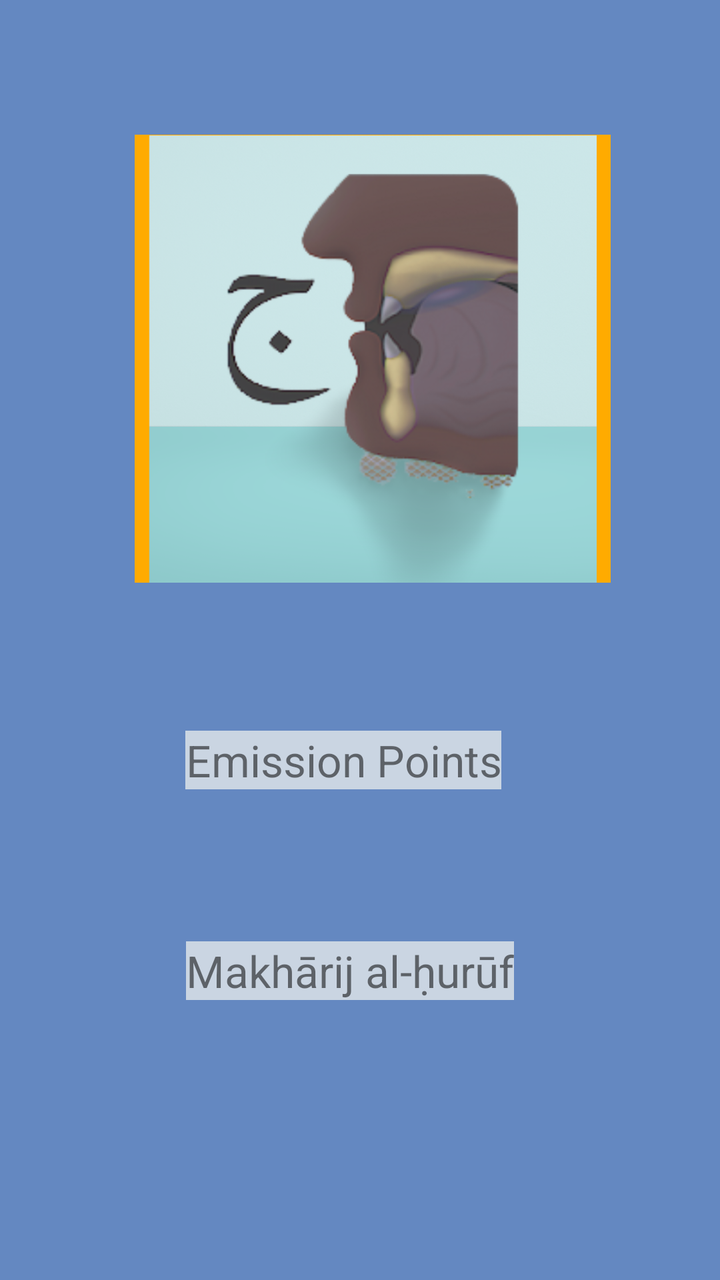
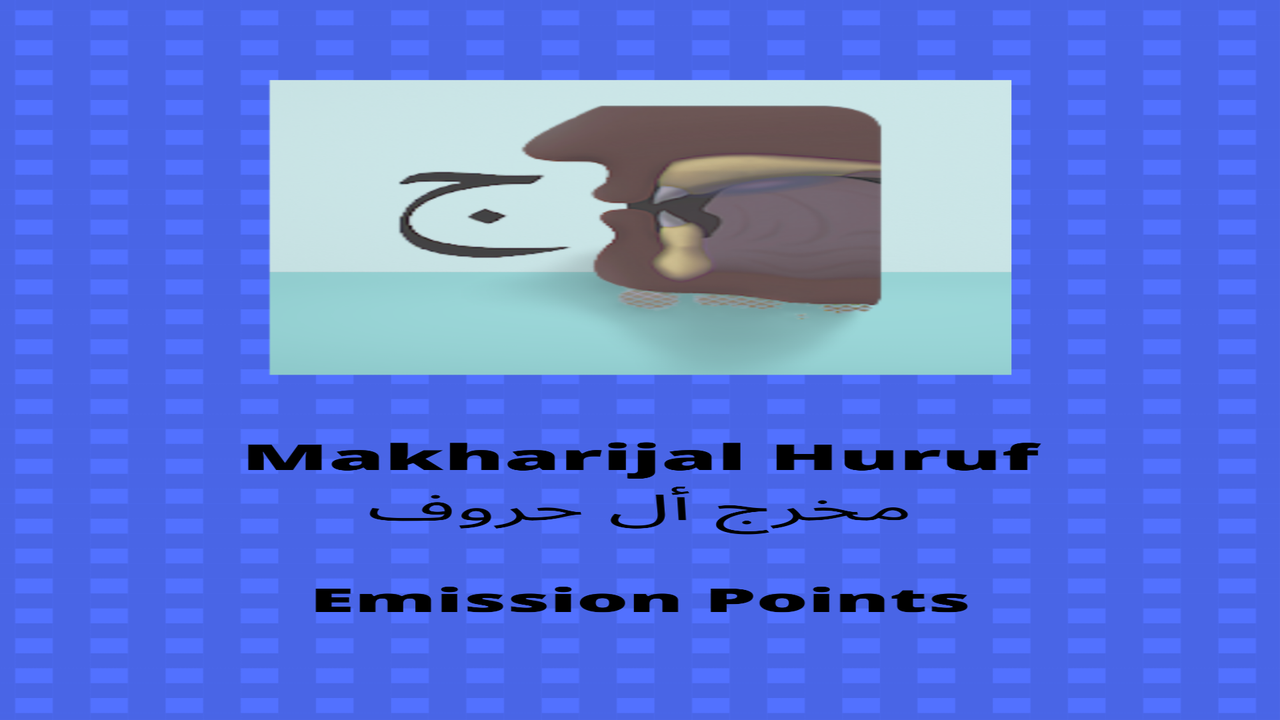

First picture: res/layout/ on a phone held upright. Second picture: the repository's own variant of that layout, on a device whose configuration matches the variant's folder. Source for both follows.
<!-- AndroidManifest.xml: application theme Theme.Task3EmissionPoints -->
<!-- res/layout/activity_splash.xml -->
<?xml version="1.0" encoding="utf-8"?>
<androidx.constraintlayout.widget.ConstraintLayout xmlns:android="http://schemas.android.com/apk/res/android"
    xmlns:app="http://schemas.android.com/apk/res-auto"
    xmlns:tools="http://schemas.android.com/tools"
    android:layout_width="match_parent"
    android:layout_height="match_parent"
    android:background="#A10D47A1"
    tools:context=".SplashActivity">

    <ImageView
        android:id="@+id/iconView"
        android:layout_width="238dp"
        android:layout_height="224dp"
        android:layout_marginStart="107dp"
        android:layout_marginTop="111dp"
        android:layout_marginEnd="123dp"
        android:layout_marginBottom="37dp"
        android:background="#6200EA"
        android:backgroundTint="#FFAB00"
        app:layout_constraintBottom_toTopOf="@+id/textView1"
        app:layout_constraintEnd_toEndOf="parent"
        app:layout_constraintHorizontal_bias="0.368"
        app:layout_constraintStart_toStartOf="parent"
        app:layout_constraintTop_toTopOf="parent"
        app:srcCompat="@drawable/icon" />

    <TextView
        android:id="@+id/textView1"
        android:layout_width="wrap_content"
        android:layout_height="wrap_content"
        android:layout_marginStart="107dp"
        android:layout_marginTop="37dp"
        android:layout_marginEnd="124dp"
        android:layout_marginBottom="47dp"
        android:background="#CAD5E2"
        android:text="Emission Points"
        android:textAlignment="center"
        android:textSize="22sp"
        app:layout_constraintBottom_toTopOf="@+id/textView2"
        app:layout_constraintEnd_toEndOf="parent"
        app:layout_constraintStart_toStartOf="parent"
        app:layout_constraintTop_toBottomOf="@+id/iconView" />

    <TextView
        android:id="@+id/textView2"
        android:layout_width="wrap_content"
        android:layout_height="wrap_content"
        android:layout_marginStart="107dp"
        android:layout_marginTop="29dp"
        android:layout_marginEnd="117dp"
        android:layout_marginBottom="184dp"
        android:background="#CAD5E2"
        android:text="Makhārij al-ḥurūf"
        android:textAlignment="center"
        android:textSize="22sp"
        app:layout_constraintBottom_toBottomOf="parent"
        app:layout_constraintEnd_toEndOf="parent"
        app:layout_constraintStart_toStartOf="parent"
        app:layout_constraintTop_toBottomOf="@+id/textView1" />

</androidx.constraintlayout.widget.ConstraintLayout>
<!-- resources referenced by this layout -->
<resources>
  <!-- drawable icon: png bitmap (drawable, 254393 bytes) -->
  <style name="Theme.Task3EmissionPoints" parent="Theme.AppCompat.DayNight.NoActionBar">
          
          <item name="colorPrimary">@color/purple_500</item>
          <item name="colorPrimaryVariant">@color/purple_700</item>
          <item name="colorOnPrimary">@color/white</item>
          
          <item name="colorSecondary">@color/teal_200</item>
          <item name="colorSecondaryVariant">@color/teal_700</item>
          <item name="colorOnSecondary">@color/black</item>
          
          <item name="android:statusBarColor" tools:targetApi="l">?attr/colorPrimaryVariant</item>
          
      </style>
  <color name="purple_500">#FF6200EE</color>
  <color name="purple_700">#FF3700B3</color>
  <color name="white">#FFFFFFFF</color>
  <color name="teal_200">#FF03DAC5</color>
  <color name="teal_700">#FF018786</color>
  <color name="black">#FF000000</color>
</resources>
<!-- res/layout-land/activity_splash.xml (the repository's variant of the layout above) -->
<!-- drawn on the phone turned sideways -->
<?xml version="1.0" encoding="utf-8"?>
<androidx.constraintlayout.widget.ConstraintLayout xmlns:android="http://schemas.android.com/apk/res/android"
    xmlns:app="http://schemas.android.com/apk/res-auto"
    xmlns:tools="http://schemas.android.com/tools"
    android:layout_width="match_parent"
    android:layout_height="match_parent"
    android:background="@drawable/splash"
    tools:context=".SplashActivity"
    />
<!-- resources referenced by the variant -->
<!-- as the phone turned sideways resolves them -->
<resources>
  <!-- drawable splash: png bitmap (drawable, 416123 bytes) -->
  <style name="Theme.Task3EmissionPoints" parent="Theme.AppCompat.DayNight.NoActionBar">
          
          <item name="colorPrimary">@color/purple_500</item>
          <item name="colorPrimaryVariant">@color/purple_700</item>
          <item name="colorOnPrimary">@color/white</item>
          
          <item name="colorSecondary">@color/teal_200</item>
          <item name="colorSecondaryVariant">@color/teal_700</item>
          <item name="colorOnSecondary">@color/black</item>
          
          <item name="android:statusBarColor" tools:targetApi="l">?attr/colorPrimaryVariant</item>
          
      </style>
  <color name="purple_500">#FF6200EE</color>
  <color name="purple_700">#FF3700B3</color>
  <color name="white">#FFFFFFFF</color>
  <color name="teal_200">#FF03DAC5</color>
  <color name="teal_700">#FF018786</color>
  <color name="black">#FF000000</color>
</resources>
